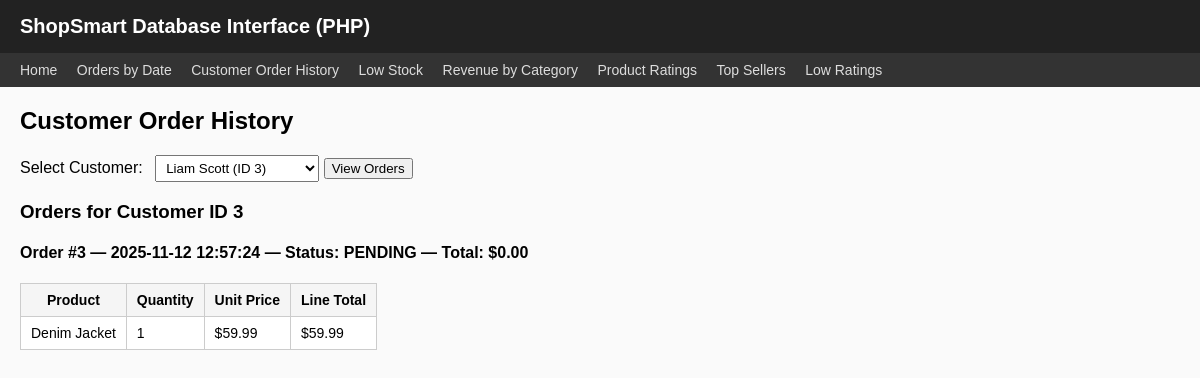
The app's page /php/customer_order_history.php?customer_id=3 with its own data.
### tables this page shows
CREATE TABLE `Order` (
  `order_id` int(11) NOT NULL,
  `customer_id` int(11) NOT NULL,
  `order_date` datetime NOT NULL DEFAULT current_timestamp(),
  `status` enum('PENDING','PAID','SHIPPED','CANCELLED') NOT NULL DEFAULT 'PENDING',
  `total_amount` decimal(12,2) NOT NULL DEFAULT 0.00 CHECK (`total_amount` >= 0)
);

CREATE TABLE `OrderItem` (
  `order_id` int(11) NOT NULL,
  `product_id` int(11) NOT NULL,
  `quantity` int(11) NOT NULL CHECK (`quantity` >= 1),
  `unit_price` decimal(10,2) NOT NULL CHECK (`unit_price` > 0)
);

CREATE TABLE `Product` (
  `product_id` int(11) NOT NULL,
  `category_id` int(11) NOT NULL,
  `name` varchar(150) NOT NULL,
  `price` decimal(10,2) NOT NULL CHECK (`price` > 0),
  `avg_rating` decimal(3,2) NOT NULL DEFAULT 0.00,
  `review_count` int(11) NOT NULL DEFAULT 0 CHECK (`review_count` >= 0),
  `description` text DEFAULT NULL,
  `sku` varchar(64) DEFAULT NULL
);

### php/customer_order_history.php (the view, shortened to what this page needs)
<?php
include("db.php");
include("header.php");
$customerOptions = [];
$custResult = $conn->query("SELECT customer_id, name FROM Customer ORDER BY name");
while ($row = $custResult->fetch_assoc()) {
    $customerOptions[] = $row;
}
$customer_id = isset($_GET['customer_id']) ? intval($_GET['customer_id']) : 0;
?>
<h2>Customer Order History</h2>
<form method="GET">
    <div class="form-row">
        <label for="customer_id">Select Customer:</label>
        <select id="customer_id" name="customer_id" required>
            <?php foreach ($customerOptions as $c): ?>
                <option value="<?php echo $c['customer_id']; ?>"
                    <?php if ($customer_id == $c['customer_id']) echo 'selected'; ?>>
                    <?php echo htmlspecialchars($c['name']) . " (ID " . $c['customer_id'] . ")"; ?>
                </option>
            <?php endforeach; ?>
        </select>
        <button type="submit">View Orders</button>
    </div>
</form>
<?php
if ($customer_id > 0) {
    $sql = "
        SELECT
            o.order_id,
            o.order_date,
            o.status,
            o.total_amount
        FROM `Order` o
        WHERE o.customer_id = $customer_id
        ORDER BY o.order_date DESC;
    ";
    $orders = $conn->query($sql);
    if ($orders && $orders->num_rows > 0) {
        echo "<h3>Orders for Customer ID " . htmlspecialchars($customer_id) . "</h3>";
        while ($order = $orders->fetch_assoc()) {
            echo "<h4>Order #" . htmlspecialchars($order['order_id']) .
                 " — " . htmlspecialchars($order['order_date']) .
                 " — Status: " . htmlspecialchars($order['status']) .
                 " — Total: $" . htmlspecialchars($order['total_amount']) . "</h4>";
            $oid = intval($order['order_id']);
            $itemSql = "
                SELECT
                    oi.product_id,
                    p.name AS product_name,
                    oi.quantity,
                    oi.unit_price,
                    (oi.quantity * oi.unit_price) AS line_total
                FROM OrderItem oi
                JOIN Product p ON p.product_id = oi.product_id
                WHERE oi.order_id = $oid;
            ";
            $items = $conn->query($itemSql);
            if ($items && $items->num_rows > 0) {
                echo "<table>";
                echo "<tr>
                        <th>Product</th>
                        <th>Quantity</th>
                        <th>Unit Price</th>
                        <th>Line Total</th>
                      </tr>";
                while ($it = $items->fetch_assoc()) {
                    echo "<tr>
                            <td>" . htmlspecialchars($it['product_name']) . "</td>
                            <td>" . htmlspecialchars($it['quantity']) . "</td>
                            <td>$" . htmlspecialchars($it['unit_price']) . "</td>
                            <td>$" . htmlspecialchars($it['line_total']) . "</td>
                          </tr>";
                }
                echo "</table>";
            } else {
                echo "<p>No items found for this order.</p>";
            }
        }
    } else {
        echo "<p>No orders found for this customer.</p>";
    }
}
?>
<?php
include("footer.php");
?>

### php/header.php (style rules this page uses)
body { font-family: Arial, sans-serif; margin: 0; padding: 0 0 40px 0; background-color: #fafafa; }
h2 { margin-top: 0; }
table { border-collapse: collapse; margin-top: 15px; background-color: #fff; }
table th, table td { padding: 8px 10px; border: 1px solid #ccc; font-size: 14px; }
table th { background-color: #f5f5f5; }
.form-row { margin: 10px 0; }
.form-row label { margin-right: 8px; }
.form-row input, .form-row select { padding: 4px 6px; }

### records on screen
order: order_id "3", order_date "2025-11-12 12:57:24", status "PENDING", total_amount "0.00"
orderitem: product.name "Denim Jacket", quantity "1", unit_price "59.99", line_total "59.99"

### other values on screen
$customer_id "3"
form field customer_id "Liam Scott (ID 3)"
